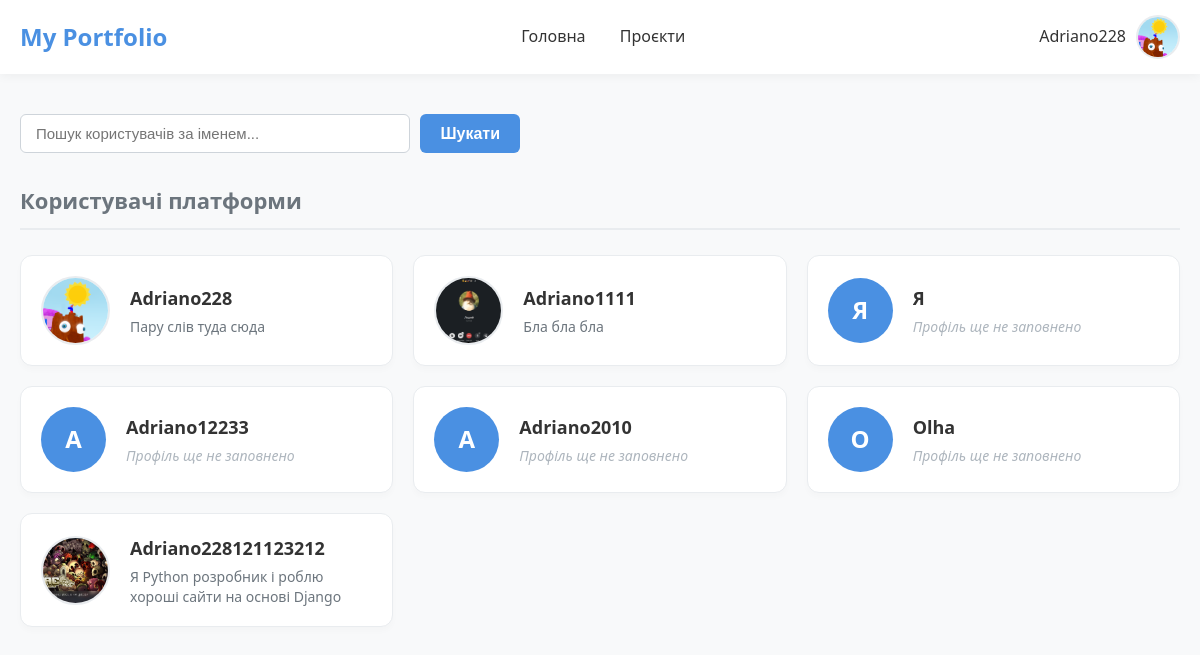
Screenshot of / (signed in) with the database file from the repository.
### main/models.py (models this page shows, shortened)
class Portfolio(models.Model):
    user = models.OneToOneField(
        User,
        on_delete=models.CASCADE,
        related_name='portfolio',
        verbose_name="Користувач"
    )
    bio = models.TextField(blank=True, null=True, verbose_name="Про себе / Біографія")
    updated_at = models.DateTimeField(auto_now=True, verbose_name="Дата оновлення")
    avatar = models.ImageField(upload_to='avatars/', blank=True, null=True)
    class Meta:
        verbose_name = "Портфоліо"
        verbose_name_plural = "Портфоліо"

### main/views.py (the view)
# urls.py: 2. Add a URL to urlpatterns:  path('', views.home, name='home')
def home(request):
    query = request.GET.get('q', '').strip()
    portfolios = Portfolio.objects.select_related('user').all()
    if query:
        portfolios = portfolios.filter(user__username__icontains=query)
    context = {
        'portfolios': portfolios,
        'query': query,  # Повертаємо запит назад у шаблон, щоб показати його в інпуті
    }
    return render(request, 'main/main.html', context)

### main/templates/main/main.html (shortened to what this page needs)
{% extends 'main/base.html' %}
{% block content %}
<div class="home-page">
    <section class="users-list">
        <div class="search-container" style="margin-bottom: 30px; max-width: 500px;">
            <form method="get" action="{% url 'portfolio:home' %}" style="display: flex; gap: 10px;">
                <input
                    type="text"
                    name="q"
                    class="form-control"
                    placeholder="Пошук користувачів за іменем..."
                    value="{{ query|default:'' }}"
                    style="margin-bottom: 0;"
                >
                <button type="submit" class="btn-save" style="padding: 10px 20px; white-space: nowrap;">
                    Шукати
                </button>
            </form>
        </div>
        <h3>Користувачі платформи</h3>
        {% if portfolios %}
            <div class="users-grid">
                {% for portfolio in portfolios %}
                    <a href="{% url 'portfolio:public_profile' portfolio.user.username %}" class="user-card">
                        {% if portfolio.avatar %}
                            <img src="{{ portfolio.avatar.url }}" class="avatar" alt="{{ portfolio.user.username }}">
                        {% else %}
                            <div class="avatar-placeholder">
                                {{ portfolio.user.username|first|upper }}
                            </div>
                        {% endif %}
                        <div class="user-card-info">
                            <span class="user-card-name">{{ portfolio.user.username }}</span>
                            {% if portfolio.bio %}
                                <p class="user-card-bio">{{ portfolio.bio|truncatewords:15 }}</p>
                            {% else %}
                                <p class="user-card-bio user-card-bio-empty">Профіль ще не заповнено</p>
                            {% endif %}
                        </div>
                    </a>
                {% endfor %}
            </div>
        {% else %}
            <p class="empty-message">Користувачів поки немає.</p>
        {% endif %}
    </section>
</div>
{% endblock %}

### main/templates/main/base.html (shortened to what this page needs)
{% load static %}
<!DOCTYPE html>
<html lang="uk">
<head>
    <link href="{% static 'css/main.css' %}" rel="stylesheet">
</head>
<body>
<div class="header-wrapper">
    <header class="header">
        <div class="logo">
            <a href="{% url 'portfolio:home' %}">My Portfolio</a>
        </div>
        <nav class="nav">
            <a href="{% url 'portfolio:home' %}">Головна</a>
                <a href="{% url 'portfolio:profile' %}">Проєкти</a>
        </nav>
        <div class="header-auth">
            {% if user.is_authenticated %}
                <a href="{% url 'portfolio:profile' %}" class="contact-btn" style="text-decoration: none; display: flex; align-items: center; gap: 10px;">
                    <span style="font-weight: 500; color: var(--text-main);">{{ user.username }}</span>
                    {% if user.portfolio.avatar %}
                        <img src="{{ user.portfolio.avatar.url }}" class="avatar">
                    {% else %}
                        <div class="avatar-placeholder">
                            {{ user.username|first|upper }}
                        </div>
                    {% endif %}
                </a>
            {% endif %}
        </div>
    </header>
</div>
{% block content %}
{% endblock %}
</body>
</html>

### main/static/css/main.css (style rules this page uses)
:root { --primary-color: #4a90e2; --primary-hover: #357abd; --danger-color: #e74c3c; --danger-hover: #c0392b; --bg-color: #f8f9fa; --text-main: #333333; --text-muted: #6c757d; --card-bg: #ffffff; --border-color: #e9ecef; }
body { font-family: 'Segoe UI', Roboto, Helvetica, Arial, sans-serif; background-color: var(--bg-color); color: var(--text-main); margin: 0; padding: 0; line-height: 1.6; }
.header-wrapper { background-color: var(--card-bg); box-shadow: 0 2px 10px rgba(0,0,0,0.05); position: sticky; top: 0; z-index: 100; }
.header { max-width: 1200px; margin: 0 auto; padding: 15px 20px; display: flex; justify-content: space-between; align-items: center; }
.logo a { font-size: 24px; font-weight: bold; color: var(--primary-color); text-decoration: none; }
.nav a { margin: 0 15px; text-decoration: none; color: var(--text-main); font-weight: 500; transition: color 0.2s; }
.avatar { border-radius: 50%; object-fit: cover; border: 2px solid var(--border-color); }
.header .avatar { width: 40px; height: 40px; }
.avatar-placeholder { border-radius: 50%; background-color: var(--primary-color); color: white; display: flex; align-items: center; justify-content: center; font-weight: bold; }
.form-control { width: 100%; padding: 10px 15px; border: 1px solid #ced4da; border-radius: 6px; font-size: 15px; box-sizing: border-box; transition: border-color 0.2s; }
.btn-save, .btn-danger { padding: 10px 24px; border: none; border-radius: 6px; font-size: 16px; font-weight: 600; cursor: pointer; color: white; }
.btn-save { background-color: var(--primary-color); }
.home-page { max-width: 1200px; margin: 40px auto; padding: 0 20px; }
.users-list h3 { font-size: 22px; color: var(--text-muted); margin-bottom: 25px; border-bottom: 2px solid var(--border-color); padding-bottom: 10px; }
.users-grid { display: grid; grid-template-columns: repeat(auto-fill, minmax(320px, 1fr)); gap: 20px; }
.user-card { display: flex; align-items: center; gap: 20px; background: var(--card-bg); padding: 20px; border-radius: 12px; border: 1px solid var(--border-color); text-decoration: none; color: inherit; transition: transform 0.2s ease, box-shadow 0.2s ease, border-color 0.2s ease; box-shadow: 0 4px 6px rgba(0, 0, 0, 0.02); }
.user-card .avatar, .user-card .avatar-placeholder { width: 65px; height: 65px; flex-shrink: 0; border-radius: 50%; font-size: 24px; }
.user-card .avatar-placeholder { display: flex; align-items: center; justify-content: center; background-color: var(--primary-color); color: white; font-weight: bold; }
.user-card-info { display: flex; flex-direction: column; overflow: hidden; }
.user-card-name { font-size: 18px; font-weight: 600; color: var(--text-main); margin-bottom: 4px; white-space: nowrap; text-overflow: ellipsis; overflow: hidden; }
.user-card-bio { margin: 0; font-size: 14px; color: var(--text-muted); line-height: 1.4; }
.user-card-bio-empty { font-style: italic; color: #adb5bd; }

### rows the page displays
Portfolio: avatar (picture), user.username "Adriano228", bio "Пару слів туда сюда"
Portfolio: avatar (picture), user.username "Adriano1111", bio "Бла бла бла"
Portfolio: user.username|first "Я", user.username "Я", shows "Профіль ще не заповнено"
Portfolio: user.username|first "A", user.username "Adriano12233", shows "Профіль ще не заповнено"
Portfolio: user.username|first "A", user.username "Adriano2010", shows "Профіль ще не заповнено"
Portfolio: user.username|first "O", user.username "Olha", shows "Профіль ще не заповнено"
Portfolio: avatar (picture), user.username "Adriano228121123212", bio "Я Python розробник і роблю хороші сайти на основі Django"

### other values shown
{{ user.username }} "Adriano228"
